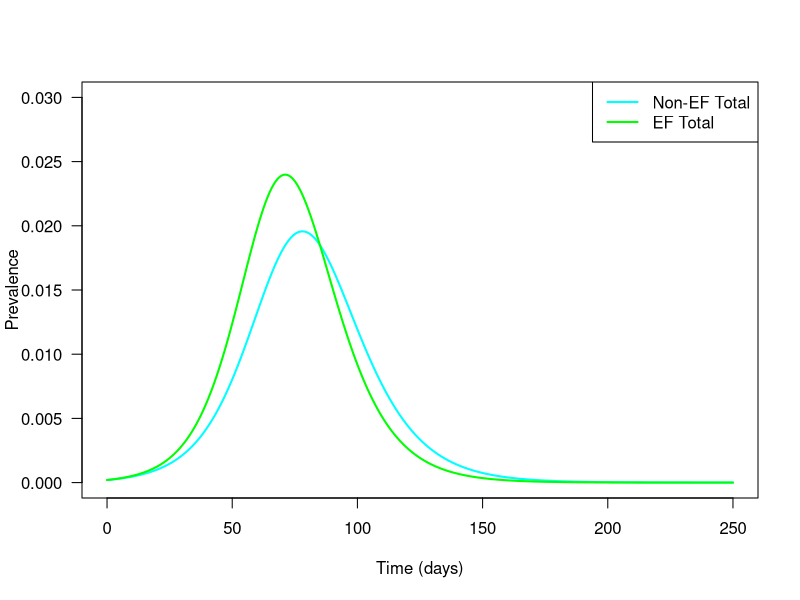

Generate this figure with R:
library(deSolve)

## Vector Field for SIR model
SIR.vector.field <- function(t, vars=c(S1,S2,I1,I2,R1,R2), parms=c(beta,gamma,p1,p2,c11,c12,c21,c22,ef1,ef2)) {
  with(as.list(c(parms, vars)), {
    dS1 <- -beta*S1*(c11*I1*ef1/p1+c12*I2*ef2/p2)
    dS2 <- -beta*S2*(c21*I1*ef1/p1+c22*I2*ef2/p2)
    dI1 <- beta*S1*(c11*I1*ef1/p1+c12*I2*ef2/p2) - gamma*I1
    dI2 <- beta*S2*(c21*I1*ef1/p1+c22*I2*ef2/p2) - gamma*I2
    dR1 <- gamma*I1
    dR2 <- gamma*I2
    vec.fld <- c(dS1=dS1, dS2=dS2, dI1=dI1, dI2=dI2, dR1=dR1, dR2=dR2)
    return(list(vec.fld))
  })
}

## Plot solutions of the SIR model
tmax <- 250 # end time for numerical integration of the ODE
## draw box for plot:
plot(0,0,xlim=c(0,tmax),ylim=c(0,0.03),
     type="n",xlab="Time (days)",ylab="Prevalence",las=1)

draw.soln <- function(ic=c(S1,S2,I1,I2,R1,R2), tmax=1,
                      times=seq(0,tmax,by=tmax/500),
                      func, parms, legend, ...) {
  soln <- ode(ic, times, func, parms)
  
  lines(times, soln[,"I1"]+soln[,"I2"], col = c("cyan","green")[i], lwd=2,... )
  
}#translate times to point where pim data begins exponential growth

##Initial conditions:

p1 <- 0.216
p2 <- 0.784

I10 <- 0.0001
I20 <- 0.0001
S10 <- p1 - I10
S20 <- p2 - I20
R10 <- 0
R20 <- 0 

c11 <- 10.6
c12 <- 4.6
c21 <- 1.3
c22 <- 10.4

ef1 <- c(1, 1.03618)
ef2 <- c(1, 1.0195)
##Draw solutions for several values of parameter R_0:
beta <- 0.0291
gamma <- 0.3

for(i in 1:2){  
  draw.soln(ic=c(S1=S10,S2=S20,I1=I10,I2=I20,R1=R10,R2=R20), tmax=tmax,
            func=SIR.vector.field,
            parms=c(beta,gamma,p1,p2,c11,c12,c21,c22,ef1=ef1[i],ef2=ef2[i])
  )
}
legend("topright", c("Non-EF Total", "EF Total"), col = c("cyan", "green"), lwd = c(2,2))
